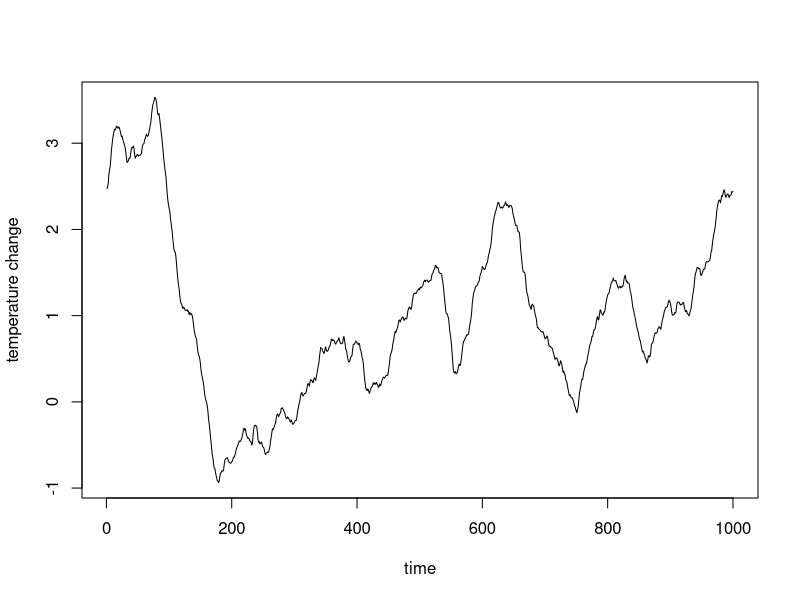
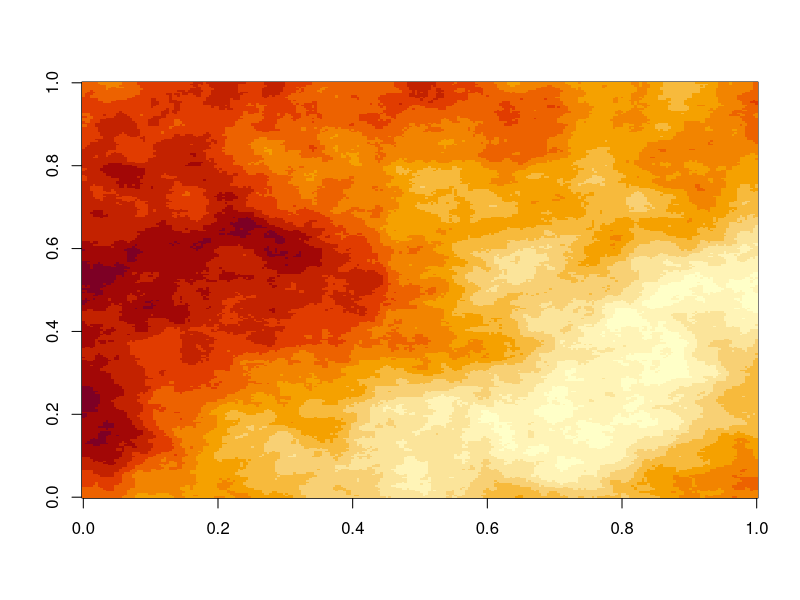
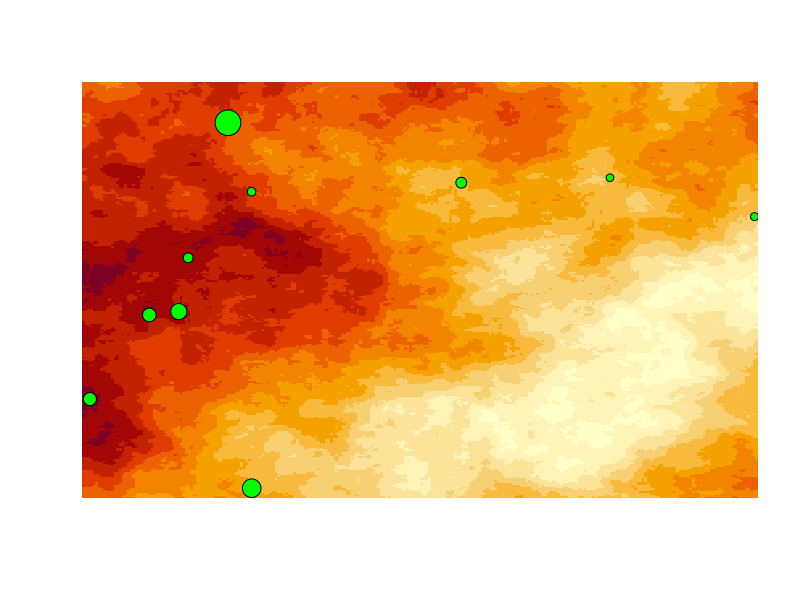
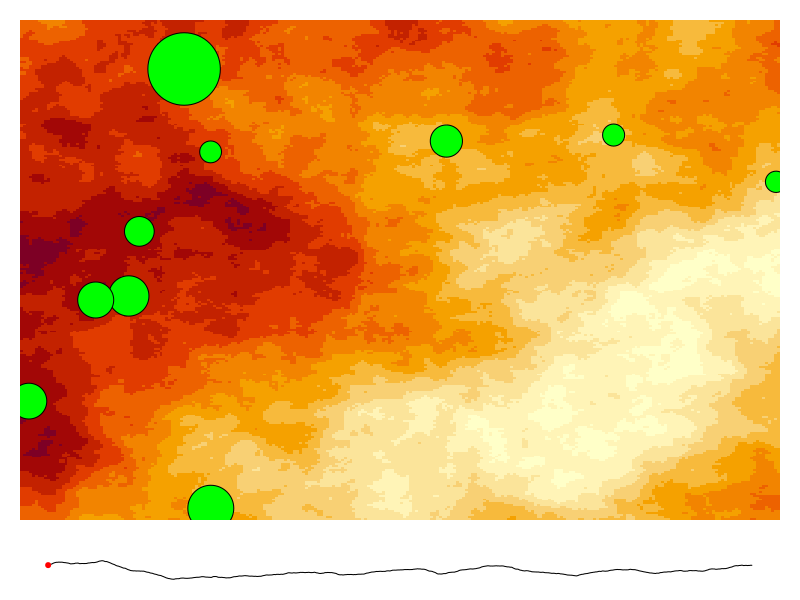
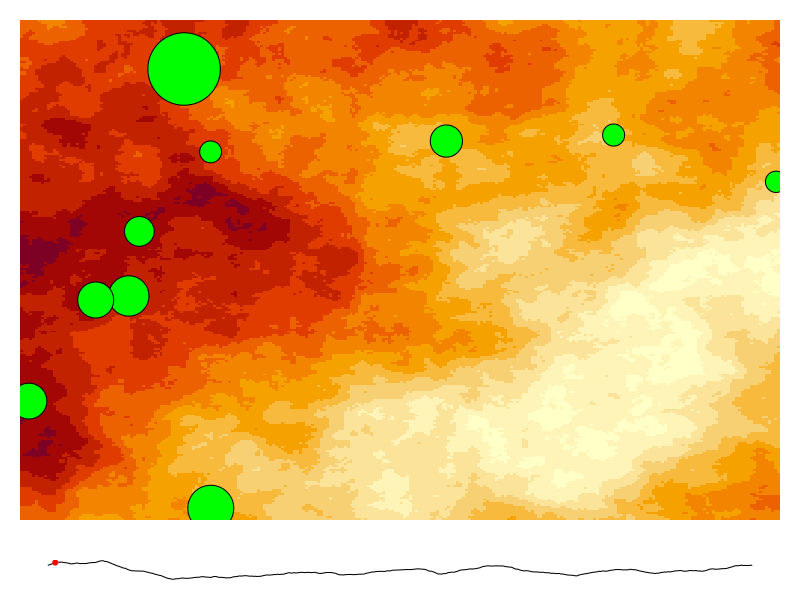
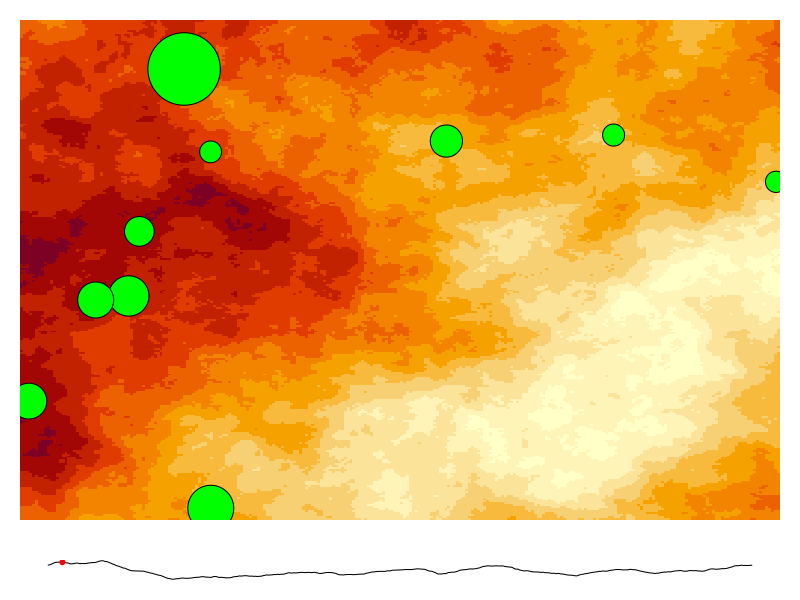
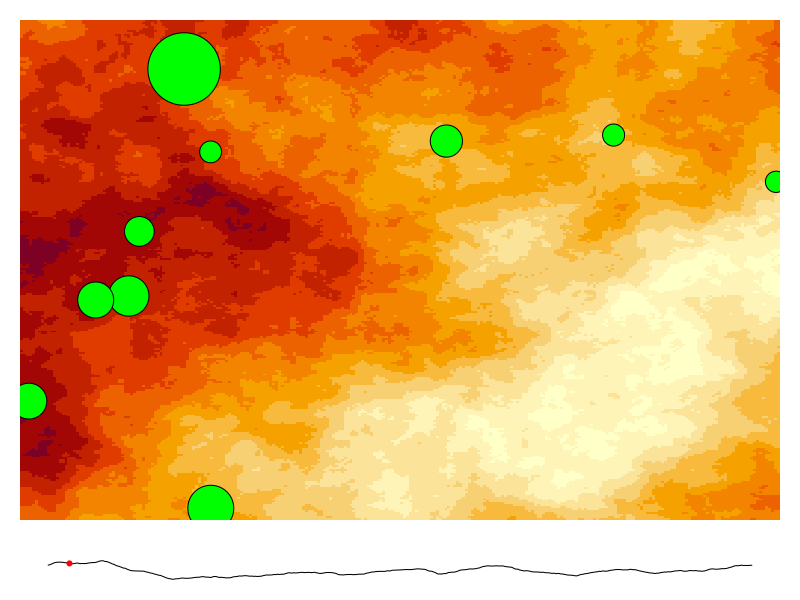
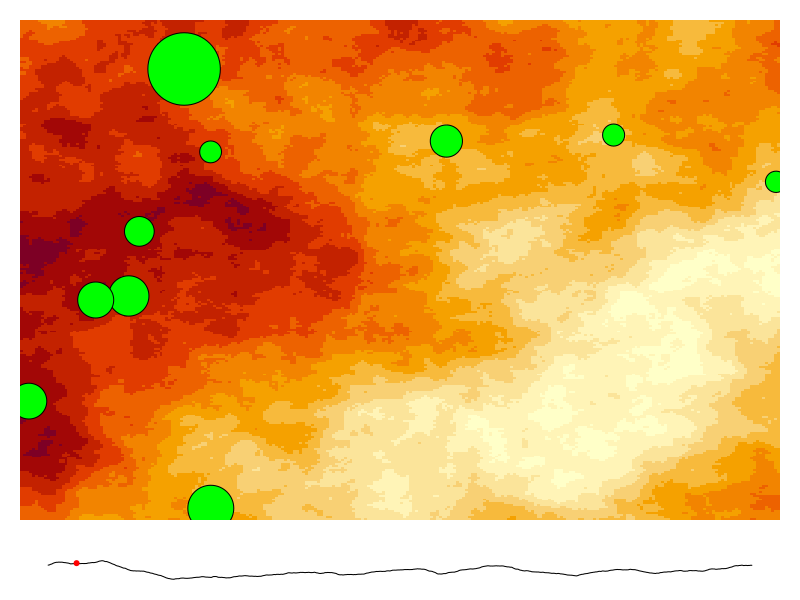

Write R code to recreate these figures, in order.
## ---- chunk 1

#' From tuneR package (implemented in the file Waveforms.R in tuneR source)
#'
#' Based on Timmer and Koening 1995: https://ui.adsabs.harvard.edu/abs/1995A\%26A...300..707T/abstract
#'
#' @param alpha: the slope of the power distribution (called omega in whitehead)
#' @param N: the length of the timeserie to generate
#' @export
TK95 <- function(N, alpha = 1){ 
    f <- seq(from=0, to=pi, length.out=(N/2+1))[-c(1,(N/2+1))] # Fourier frequencies
    f_ <- 1 / f^alpha # Power law
    RW <- sqrt(0.5*f_) * rnorm(N/2-1) # for the real part
    IW <- sqrt(0.5*f_) * rnorm(N/2-1) # for the imaginary part
    fR <- complex(real = c(rnorm(1), RW, rnorm(1), RW[(N/2-1):1]), 
                  imaginary = c(0, IW, 0, -IW[(N/2-1):1]), length.out=N)
     # Those complex numbers that are to be back transformed for Fourier Frequencies 0, 2pi/N, 2*2pi/N, ..., pi, ..., 2pi-1/N 
     # Choose in a way that frequencies are complex-conjugated and symmetric around pi 
     # 0 and pi do not need an imaginary part
    reihe <- fft(fR, inverse=TRUE) # go back into time domain
    return(Re(reihe)) # imaginary part is 0
}

#return spectrum of a timeserie
#' @export
getSpectrum <- function(x){
	N <- length(x)
    pw=8
	M <- 2^pw # zero-pad total length
    while(M<N){
        pw=pw+1
        M <- 2^pw
    }
	freq <- seq(0, 0.5, by = 1/M)
	x.zp <- c(x, rep(0, M-N))
	S.pgram <- (1/N)*abs(fft(x.zp)[1:(M/2+1)])^2
    S.pgram
}

#' Environment generator
#'
#' return a list of opitmum as a "1/f-noise" of N steps with sd = delta and the slope of it's spectrum decompoistion = -omega + possibility to increase the mean of the environment at a rate vt (in wich case the slop may not be -omega)
#'
#' @param omega the slope of the power distribution (called omega in whitehead)
#' @param delta the standard deviation of the global environmental fluctuation 
#' @param N the length of the timeserie to generate
#' @param vt if not NULL, the  mean of the optimum increase at a rate vt  
#' @return a list of N optima theta
#' @export
environment <- function(N,omega,delta,vt=NULL){
    ts=TK95(N,omega)
    ts=delta*ts/sd(ts)
    if(!is.null(vt))ts = ts + vt*1:N
    return(ts)
}

# white noise
#' @export
gauss <- function(N,mean,delta,v){
    sapply(1:N,function(t)rnorm(1,mean*v,delta))
}


## ---- chunk 2
tstep=1000
faketemp=environment(tstep,omega=3,delta=1)+1
plot(faketemp,type="l",ylab="temperature change",xlab="time")   
## ---- chunk 3
perlin_noise <- function( 
  n = 5,   m = 7,    # Size of the grid for the vector field
  N = 100, M = 100   # Dimension of the image
) {
  # For each point on this n*m grid, choose a unit 1 vector
  vector_field <- apply(
    array( rnorm( 2 * n * m ), dim = c(2,n,m) ),
    2:3,
    function(u) u / sqrt(sum(u^2))
  )
  f <- function(x,y) {
    # Find the grid cell in which the point (x,y) is
    i <- floor(x)
    j <- floor(y)
    stopifnot( i >= 1 || j >= 1 || i < n || j < m )
    # The 4 vectors, from the vector field, at the vertices of the square
    v1 <- vector_field[,i,j]
    v2 <- vector_field[,i+1,j]
    v3 <- vector_field[,i,j+1]
    v4 <- vector_field[,i+1,j+1]
    # Vectors from the point to the vertices
    u1 <- c(x,y) - c(i,j)
    u2 <- c(x,y) - c(i+1,j)
    u3 <- c(x,y) - c(i,j+1)
    u4 <- c(x,y) - c(i+1,j+1)
    # Scalar products
    a1 <- sum( v1 * u1 )
    a2 <- sum( v2 * u2 )
    a3 <- sum( v3 * u3 )
    a4 <- sum( v4 * u4 )
    # Weighted average of the scalar products
    s <- function(p) 3 * p^2 - 2 * p^3
    p <- s( x - i )
    q <- s( y - j )
    b1 <- (1-p)*a1 + p*a2
    b2 <- (1-p)*a3 + p*a4
    (1-q) * b1 + q * b2
  }
  xs <- seq(from = 1, to = n, length = N+1)[-(N+1)]
  ys <- seq(from = 1, to = m, length = M+1)[-(M+1)]
  outer( xs, ys, Vectorize(f) )
}


a <- .6
k <- 8
m <- perlin_noise(2,2,2^k,2^k)
for( i in 2:k )
  m <- m + a^i * perlin_noise(2^i,2^i,2^k,2^k)
image(m)
## ---- chunk 4
n=10
lat=runif(n)
lon=runif(n)
size=rexp(n)
image(m,axes=F)
points(lon,lat,bg="green",pch=21,cex=size+1)

## ---- chunk 5
par(mar=c(1,1,1,1))
for(i in seq(1,tstep,length.out=100)){
	layout(matrix(1:2,nrow=2,ncol=1),heights=c(.9,.1))
	image(m,ann=F,axes=F)
	nsize=size*faketemp[i]+size
	points(lon,lat,bg="green",pch=21,cex=(size+1)*faketemp)
	plot(faketemp,type="l",ann=F,axes=F)
	points(i,faketemp[i],col="red",pch=20)
}
